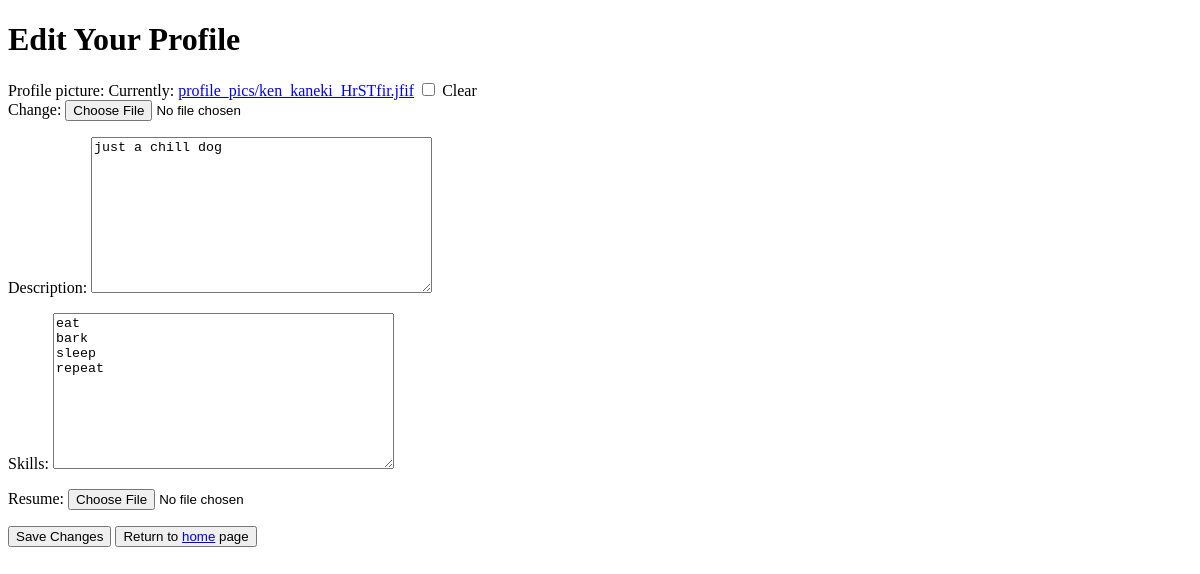
Page /users/profile/edit/ (signed in) on the earlier database version.
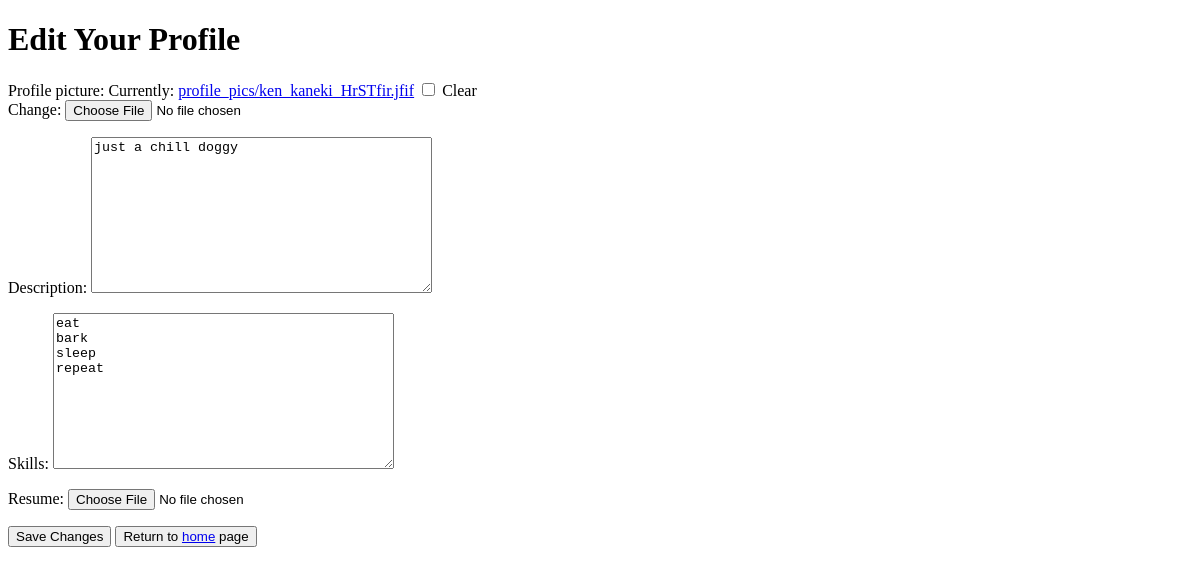
Same page on the later database version.
### users/models.py (models this page shows, shortened)
class Profile(models.Model):
    user = models.OneToOneField(User, on_delete=models.CASCADE)
    profile_name = models.CharField(max_length=30, unique=False, blank=True, null=False)
    profile_picture = models.ImageField(upload_to='profile_pics/', blank=True, null=True)
    location = models.TextField(blank=False)
    description = models.TextField(blank=True)
    avg_review_score = models.FloatField(default=0.0)
    skills = models.TextField(blank=True)
    resume = models.FileField(upload_to='resumes/', blank=True, null=True)

### users/views.py (the view)
# urls.py: path('profile/edit/', views.profile_edit, name='profile_edit'),
def profile_edit(request):
    if not request.user.is_authenticated:
        messages.error(request, 'No profile to edit. Please log in or create a profile.')
        return redirect('login')
    profile = request.user.profile
    if request.method == 'POST':
        profile = request.user.profile
        form = ProfileEditForm(request.POST, request.FILES, instance=profile)
        if form.is_valid():
            form.save()
            return redirect('profile_detail', profile_id=profile.id)
    else:
        form = ProfileEditForm(instance=profile)
    return render(request, 'users/profile_edit.html', {'form': form})

### job_board/forms.py
class ProfileEditForm(forms.ModelForm):
    class Meta:
        model = Profile
        fields = [
            'profile_picture',
            'description',
            'skills',
            'resume',
        ]

### users/templates/users/profile_edit.html (shortened to what this page needs)
    <!DOCTYPE html>
<html>
<head>
</head>
<body>
<h1>Edit Your Profile</h1>
<form method="POST" enctype="multipart/form-data">
    {{ form.as_p }}
    <button type="submit">Save Changes</button>
    <button>Return to <a href='/'>home</a> page</button>
</form>
</body>
</html>

Differences in the rows shown:
changed Profile "eat bark sleep repeat": description "just a chill dog" → "just a chill doggy"
